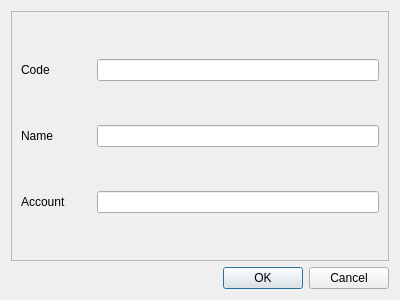
<?xml version="1.0" encoding="UTF-8"?>
<ui version="4.0">
 <class>addcom</class>
 <widget class="QWidget" name="addcom">
  <property name="geometry">
   <rect>
    <x>0</x>
    <y>0</y>
    <width>400</width>
    <height>300</height>
   </rect>
  </property>
  <property name="windowTitle">
   <string>Form</string>
  </property>
  <layout class="QVBoxLayout" name="verticalLayout">
   <item>
    <widget class="QFrame" name="frame">
     <property name="frameShape">
      <enum>QFrame::StyledPanel</enum>
     </property>
     <property name="frameShadow">
      <enum>QFrame::Raised</enum>
     </property>
     <layout class="QGridLayout" name="gridLayout">
      <item row="1" column="0">
       <widget class="QLabel" name="label_7">
        <property name="sizePolicy">
         <sizepolicy hsizetype="Preferred" vsizetype="Fixed">
          <horstretch>0</horstretch>
          <verstretch>0</verstretch>
         </sizepolicy>
        </property>
        <property name="minimumSize">
         <size>
          <width>70</width>
          <height>0</height>
         </size>
        </property>
        <property name="maximumSize">
         <size>
          <width>100</width>
          <height>16777215</height>
         </size>
        </property>
        <property name="text">
         <string>Name</string>
        </property>
       </widget>
      </item>
      <item row="0" column="2">
       <widget class="QLineEdit" name="ID">
        <property name="minimumSize">
         <size>
          <width>116</width>
          <height>0</height>
         </size>
        </property>
        <property name="maximumSize">
         <size>
          <width>16777215</width>
          <height>16777215</height>
         </size>
        </property>
        <property name="text">
         <string/>
        </property>
       </widget>
      </item>
      <item row="1" column="2">
       <widget class="QLineEdit" name="name">
        <property name="minimumSize">
         <size>
          <width>116</width>
          <height>0</height>
         </size>
        </property>
        <property name="maximumSize">
         <size>
          <width>16777215</width>
          <height>16777215</height>
         </size>
        </property>
       </widget>
      </item>
      <item row="2" column="0">
       <widget class="QLabel" name="label_8">
        <property name="sizePolicy">
         <sizepolicy hsizetype="Preferred" vsizetype="Fixed">
          <horstretch>0</horstretch>
          <verstretch>0</verstretch>
         </sizepolicy>
        </property>
        <property name="minimumSize">
         <size>
          <width>70</width>
          <height>0</height>
         </size>
        </property>
        <property name="maximumSize">
         <size>
          <width>100</width>
          <height>16777215</height>
         </size>
        </property>
        <property name="text">
         <string>Account</string>
        </property>
       </widget>
      </item>
      <item row="0" column="0">
       <widget class="QLabel" name="label_6">
        <property name="sizePolicy">
         <sizepolicy hsizetype="Preferred" vsizetype="Fixed">
          <horstretch>0</horstretch>
          <verstretch>0</verstretch>
         </sizepolicy>
        </property>
        <property name="minimumSize">
         <size>
          <width>70</width>
          <height>0</height>
         </size>
        </property>
        <property name="maximumSize">
         <size>
          <width>100</width>
          <height>16777215</height>
         </size>
        </property>
        <property name="text">
         <string>Code</string>
        </property>
       </widget>
      </item>
      <item row="2" column="2">
       <widget class="QLineEdit" name="account">
        <property name="minimumSize">
         <size>
          <width>116</width>
          <height>0</height>
         </size>
        </property>
        <property name="maximumSize">
         <size>
          <width>16777215</width>
          <height>16777215</height>
         </size>
        </property>
        <property name="text">
         <string/>
        </property>
       </widget>
      </item>
     </layout>
    </widget>
   </item>
   <item>
    <widget class="QDialogButtonBox" name="buttonBox">
     <property name="standardButtons">
      <set>QDialogButtonBox::Cancel|QDialogButtonBox::Ok</set>
     </property>
    </widget>
   </item>
  </layout>
 </widget>
 <resources/>
 <connections/>
</ui>
